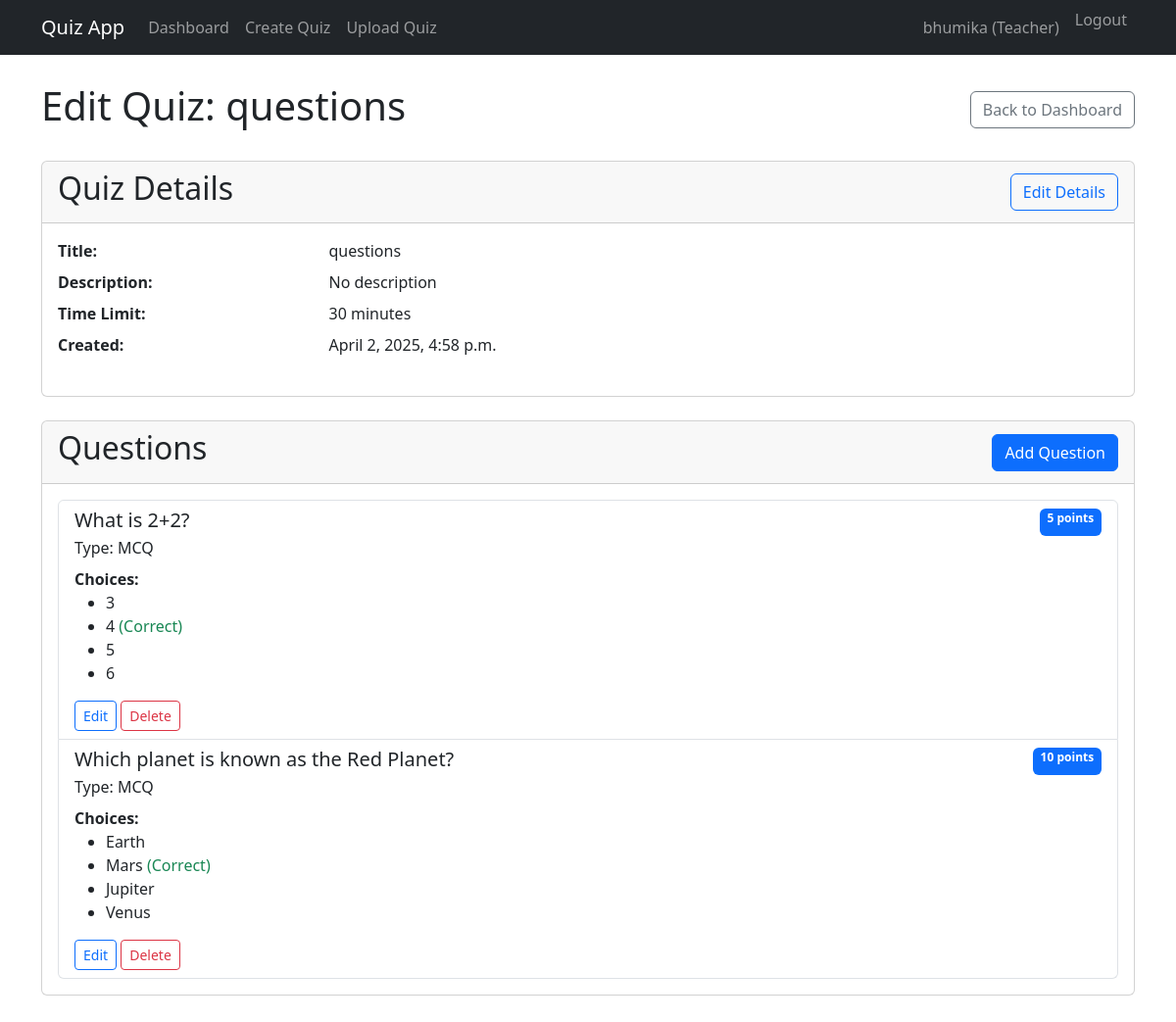
/quiz/2/edit/ (signed in), run on the app's committed database.
### quiz_app/models.py (models this page shows, shortened)
class User(AbstractUser):
    USER_TYPE_CHOICES = (
        ('student', 'Student'),
        ('teacher', 'Teacher'),
    )
    user_type = models.CharField(max_length=10, choices=USER_TYPE_CHOICES)
    email = models.EmailField(unique=True)

class Quiz(models.Model):
    title = models.CharField(max_length=255)
    description = models.TextField(blank=True)
    teacher = models.ForeignKey(User, on_delete=models.CASCADE, related_name='created_quizzes')
    time_limit = models.IntegerField(help_text="Time limit in minutes")
    created_at = models.DateTimeField(auto_now_add=True)
    updated_at = models.DateTimeField(auto_now=True)

class Question(models.Model):
    QUESTION_TYPE_CHOICES = (
        ('multiple_choice', 'Multiple Choice'),
        ('true_false', 'True/False'),
        ('short_answer', 'Short Answer'),
    )
    quiz = models.ForeignKey(Quiz, on_delete=models.CASCADE, related_name='questions')
    question_text = models.TextField()
    question_type = models.CharField(max_length=20, choices=QUESTION_TYPE_CHOICES)
    points = models.IntegerField(default=1)

class Choice(models.Model):
    question = models.ForeignKey(Question, on_delete=models.CASCADE, related_name='choices')
    choice_text = models.CharField(max_length=255)
    is_correct = models.BooleanField(default=False)

### quiz_app/views.py (the view)
# urls.py: path('quiz/<int:quiz_id>/edit/', views.edit_quiz, name='edit_quiz'),
@login_required
def edit_quiz(request, quiz_id):
    if request.user.user_type != 'teacher':
        return HttpResponseForbidden("Only teachers can edit quizzes")
    quiz = get_object_or_404(Quiz, id=quiz_id, teacher=request.user)
    questions = Question.objects.filter(quiz=quiz)
    return render(request, 'quiz_app/edit_quiz.html', {
        'quiz': quiz,
        'questions': questions,
    })

### templates/quiz_app/edit_quiz.html (shortened to what this page needs)
{% extends 'quiz_app/base.html' %}
{% block content %}
<div class="d-flex justify-content-between align-items-center mb-4">
    <h1>Edit Quiz: {{ quiz.title }}</h1>
    <a href="{% url 'dashboard' %}" class="btn btn-outline-secondary">Back to Dashboard</a>
</div>
<div class="row mb-4">
    <div class="col-md-12">
        <div class="card">
            <div class="card-header d-flex justify-content-between align-items-center">
                <h2>Quiz Details</h2>
                <a href="{% url 'create_quiz' %}" class="btn btn-outline-primary">Edit Details</a>
            </div>
            <div class="card-body">
                <dl class="row">
                    <dt class="col-sm-3">Title:</dt>
                    <dd class="col-sm-9">{{ quiz.title }}</dd>
                    <dt class="col-sm-3">Description:</dt>
                    <dd class="col-sm-9">{{ quiz.description|default:"No description" }}</dd>
                    <dt class="col-sm-3">Time Limit:</dt>
                    <dd class="col-sm-9">{{ quiz.time_limit }} minutes</dd>
                    <dt class="col-sm-3">Created:</dt>
                    <dd class="col-sm-9">{{ quiz.created_at|date:"F j, Y, g:i a" }}</dd>
                </dl>
            </div>
        </div>
    </div>
</div>
<div class="row">
    <div class="col-md-12">
        <div class="card">
            <div class="card-header d-flex justify-content-between align-items-center">
                <h2>Questions</h2>
                <a href="{% url 'add_question' quiz.id %}" class="btn btn-primary">Add Question</a>
            </div>
            <div class="card-body">
                {% if questions %}
                <div class="list-group">
                    {% for question in questions %}
                    <div class="list-group-item">
                        <div class="d-flex w-100 justify-content-between">
                            <h5 class="mb-1">{{ question.question_text }}</h5>
                            <span class="badge bg-primary">{{ question.points }} point{{ question.points|pluralize }}</span>
                        </div>
                        <p class="mb-1">Type: {{ question.get_question_type_display }}</p>
                        {% if question.question_type != 'short_answer' %}
                        <div class="mt-2">
                            <strong>Choices:</strong>
                            <ul>
                                {% for choice in question.choices.all %}
                                <li>{{ choice.choice_text }} {% if choice.is_correct %}<span class="text-success">(Correct)</span>{% endif %}</li>
                                {% endfor %}
                            </ul>
                        </div>
                        {% endif %}
                        <div class="mt-2">
                            <a href="{% url 'edit_question' question.id %}" class="btn btn-sm btn-outline-primary">Edit</a>
                            <a href="{% url 'delete_question' question.id %}" class="btn btn-sm btn-outline-danger" onclick="return confirm('Are you sure you want to delete this question?')">Delete</a>
                        </div>
                    </div>
                    {% endfor %}
                </div>
                {% else %}
                <p class="text-muted">No questions added yet. Click "Add Question" to get started.</p>
                {% endif %}
            </div>
        </div>
    </div>
</div>
{% endblock %}

### templates/quiz_app/base.html (shortened to what this page needs)
<!DOCTYPE html>
<html lang="en">
<head>
    <link href="https://cdn.jsdelivr.net/npm/bootstrap@5.3.0-alpha1/dist/css/bootstrap.min.css" rel="stylesheet">
</head>
<body>
    <nav class="navbar navbar-expand-lg navbar-dark bg-dark fixed-top">
        <div class="container">
            <a class="navbar-brand" href="{% url 'home' %}">Quiz App</a>
            <div class="collapse navbar-collapse" id="navbarNav">
                <ul class="navbar-nav me-auto">
                    {% if user.is_authenticated %}
                    <li class="nav-item">
                        <a class="nav-link" href="{% url 'dashboard' %}">Dashboard</a>
                    </li>
                    {% if user.user_type == 'teacher' %}
                    <li class="nav-item">
                        <a class="nav-link" href="{% url 'create_quiz' %}">Create Quiz</a>
                    </li>
                    <li class="nav-item">
                        <a class="nav-link" href="{% url 'upload_quiz' %}">Upload Quiz</a>
                    </li>
                    {% endif %}
                    {% endif %}
                </ul>
                <ul class="navbar-nav">
                    {% if user.is_authenticated %}
                    <li class="nav-item">
                        <span class="nav-link">{{ user.username }} ({{ user.user_type|title }})</span>
                    </li>
                    <li class="nav-item">
                        <form method="post" action="{% url 'logout' %}" class="logout-button-form">
                            <button type="submit" class="nav-link btn btn-link">
                                Logout
                            </button>
                        </form>
                    </li>
                    {% else %}
                    <li class="nav-item">
                        <a class="nav-link" href="{% url 'login' %}">Login</a>
                    </li>
                    {% endif %}
                </ul>
            </div>
        </div>
    </nav>
    <div class="container mt-4">
        {% block content %}{% endblock %}
    </div>
</body>
</html>

### templates/quiz_app/base.html (style rules this page uses)
body { padding-top: 60px; padding-bottom: 40px; }
.logout-button-form .btn-link { padding: 0; border: none; background: none; color: rgba(255, 255, 255, 0.55); cursor: pointer; text-decoration: none; vertical-align: baseline; }
.logout-button-form { display: inline; }

### data on the page
User: username "bhumika", user_type "Teacher"
Quiz: title "questions", description "No description", time_limit "30", created_at "April 2, 2025, 4:58 p.m."
Question: question_text "What is 2+2?", points "5", question_type "MCQ"
Choice: choice_text "3"
Choice: choice_text "4", is_correct "(Correct)"
Choice: choice_text "5"
Choice: choice_text "6"
Question: question_text "Which planet is known as the Red Planet?", points "10", question_type "MCQ"
Choice: choice_text "Earth"
Choice: choice_text "Mars", is_correct "(Correct)"
Choice: choice_text "Jupiter"
Choice: choice_text "Venus"
